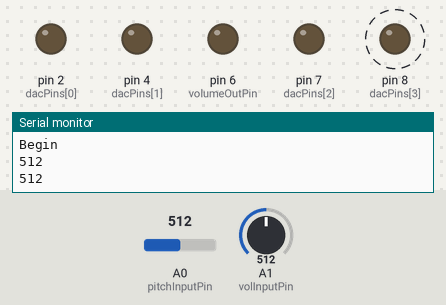
A sketch run on a simulated Arduino Uno, built with avr-gcc and run on an emulated ATmega328P. Parts: output pins drawn as LEDs (lit = HIGH), the last lines printed to the serial monitor. Dashed ring = blinking. The inputs (shaded band) are chosen by the test bench; at power-on: A0 (pitchInputPin) = 512, A1 (volInputPin) = 512.

Above: at 0.94 s.
2.0 s: A0 (pitchInputPin) set to 716
At 3.32 s:
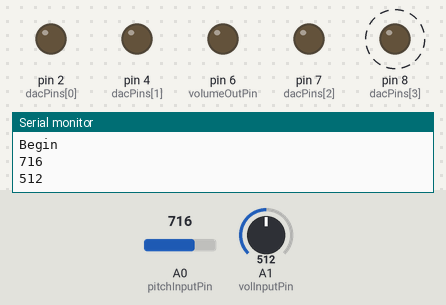
5.5 s: A0 (pitchInputPin) set to 122
At 9.86 s:
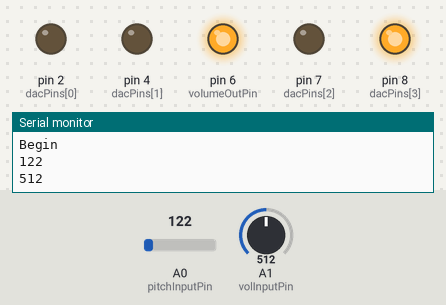
14.1 s: A0 (pitchInputPin) set to 1023
At 14.59 s:
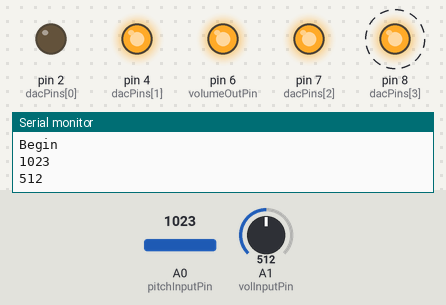
17.6 s: A0 (pitchInputPin) set to 511
At 18.08 s:
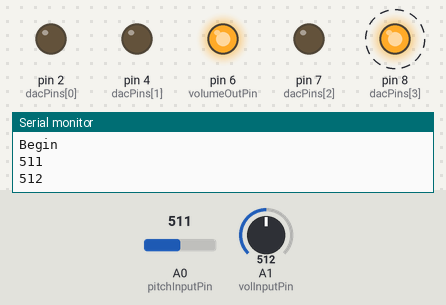
21.1 s: A0 (pitchInputPin) set to 306
At 21.6 s:
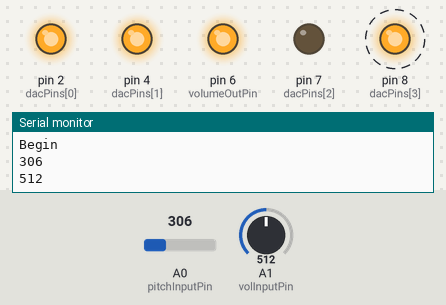
Timing chart, 0 to 25.6 s (numbered marks = the images above; inputs shaded):
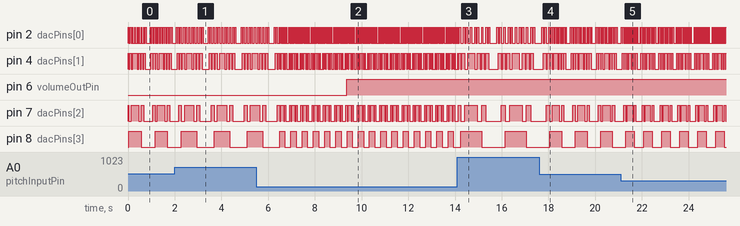

Measured:
- after the input at 2.0 s, pin 8 (dacPins[3]): alternates HIGH for 0.66 s and LOW for 0.75 s, starting after 0.95 s
- after the input at 5.5 s, pin 6 (volumeOutPin): LOW → HIGH after 3.9 s
- after the input at 14.1 s, pin 8 (dacPins[3]): alternates HIGH for 0.90 s and LOW for 1.0 s, starting after 0.13 s
- after the input at 17.6 s, pin 8 (dacPins[3]): alternates HIGH for 0.51 s and LOW for 0.58 s, starting after 0.96 s
- after the input at 21.1 s, pin 8 (dacPins[3]): alternates HIGH for 0.36 s and LOW for 0.41 s, starting after 0.57 s
- by itself, pin 8 (dacPins[3]): alternates HIGH for 0.53 s and LOW for 0.60 s

The sketch:

light_harp.ino
```cpp
int pitchInputPin = 0;
int volInputPin = 1;
int volumeOutPin = 6;

int pitchDelay;
int volume;
int count;

int dacPins[]={2,4,7,8};
int sin16[] = {7, 8, 10, 11, 12, 13, 14, 14, 15, 14, 14, 13, 12, 11,
            10, 8, 7, 6, 4, 3, 2, 1, 0, 0, 0, 0, 0, 1, 2, 3, 4, 6,};

int counter = 0;

void setup()
{

  for (int i = 0; i < 4; i++)
  {
     pinMode(dacPins[i], OUTPUT);
  }
  pinMode(volumeOutPin, OUTPUT);

  Serial.begin(9600);
}

void loop()
{
  Serial.println("Begin");
  pitchDelay = analogRead(pitchInputPin);
  Serial.println(pitchDelay);
  pitchDelay = map(pitchDelay, 0, 1023, 10, 60);

  volume = analogRead(volInputPin);
  Serial.println(volume);
  volume = map(volume, 0, 1023, 10, 70);

  for  (int j=0; j<32; j++)
  {
    setOutput(sin16[j]);
    delay(pitchDelay);
  }
  if (count == 10)
  {
    digitalWrite(volumeOutPin, volume);
    count=0;
  }
  count++;
}

void setOutput(byte value)
{
   digitalWrite(dacPins[3], ((value & 8) > 0));
   digitalWrite(dacPins[2], ((value & 4) > 0));
   digitalWrite(dacPins[1], ((value & 2) > 0));
   digitalWrite(dacPins[0], ((value & 1) > 0));
}
```
